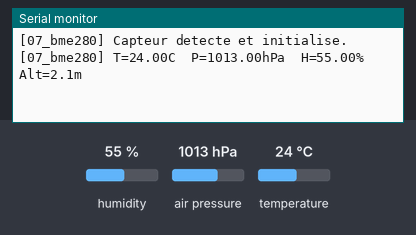
This sketch was run on a simulated ESP32. On the bench: the last lines printed to the serial monitor. Inputs (shaded band) come from the test bench; at power-on: humidity 55 %, air pressure 1013 hPa, temperature 24 °C.

Above: at 1.4 s.
1.5 s: humidity set to 22 %
At 2.7 s:
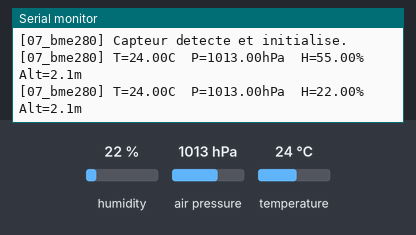
3.0 s: air pressure set to 952 hPa
At 3.4 s:
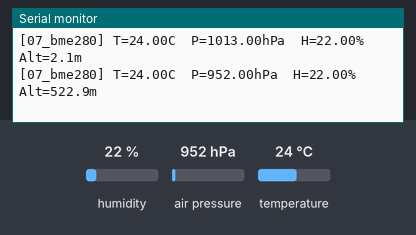
4.5 s: temperature set to 12 °C
At 5.8 s:
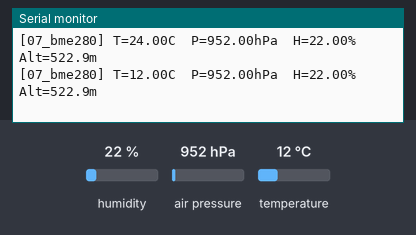

The sketch:

07_bme280.ino
```cpp
/*
 * Projet 07 - Capteur BME280 (temperature / humidite / pression)
 * Cible : ESP32 / Uno (I2C)
 * Bibliotheque requise : "Adafruit BME280 Library" + "Adafruit Unified Sensor"
 */

#include <Arduino.h>
#include <Wire.h>
#include <Adafruit_BME280.h>

#define BME280_I2C_ADDRESS 0x76 // 0x77 si la broche SDO est tiree au VCC

Adafruit_BME280 bme;
const unsigned long READ_INTERVAL_MS = 1000;
unsigned long lastReadTime = 0;
bool sensorFound = false;

const float SEA_LEVEL_HPA = 1013.25; // ajuster selon votre pression locale de reference

void setup() {
  Serial.begin(115200);
  delay(200);
  Wire.begin(21, 22);

  sensorFound = bme.begin(BME280_I2C_ADDRESS, &Wire);
  if (!sensorFound) {
    Serial.println("[07_bme280] BME280 non trouve ! Verifiez le cablage/adresse I2C.");
  } else {
    Serial.println("[07_bme280] Capteur detecte et initialise.");
    bme.setSampling(Adafruit_BME280::MODE_NORMAL,
                     Adafruit_BME280::SAMPLING_X2,  // temperature
                     Adafruit_BME280::SAMPLING_X16, // pression
                     Adafruit_BME280::SAMPLING_X1,  // humidite
                     Adafruit_BME280::FILTER_X16,
                     Adafruit_BME280::STANDBY_MS_500);
  }
}

void loop() {
  if (!sensorFound) return;
  unsigned long now = millis();
  if (now - lastReadTime >= READ_INTERVAL_MS) {
    lastReadTime = now;
    float tempC = bme.readTemperature();
    float pressureHpa = bme.readPressure() / 100.0F;
    float humidity = bme.readHumidity();
    float altitude = bme.readAltitude(SEA_LEVEL_HPA);

    Serial.printf("[07_bme280] T=%.2fC  P=%.2fhPa  H=%.2f%%  Alt=%.1fm\n",
                  tempC, pressureHpa, humidity, altitude);
  }
}
```

Measured:
- after the input at 1.5 s, the serial monitor: prints a new line after 0.51 s (image 1)
- after the input at 3.0 s, the serial monitor: prints a new line at once (image 2)
- after the input at 4.5 s, the serial monitor: prints a new line after 0.50 s (image 3)
